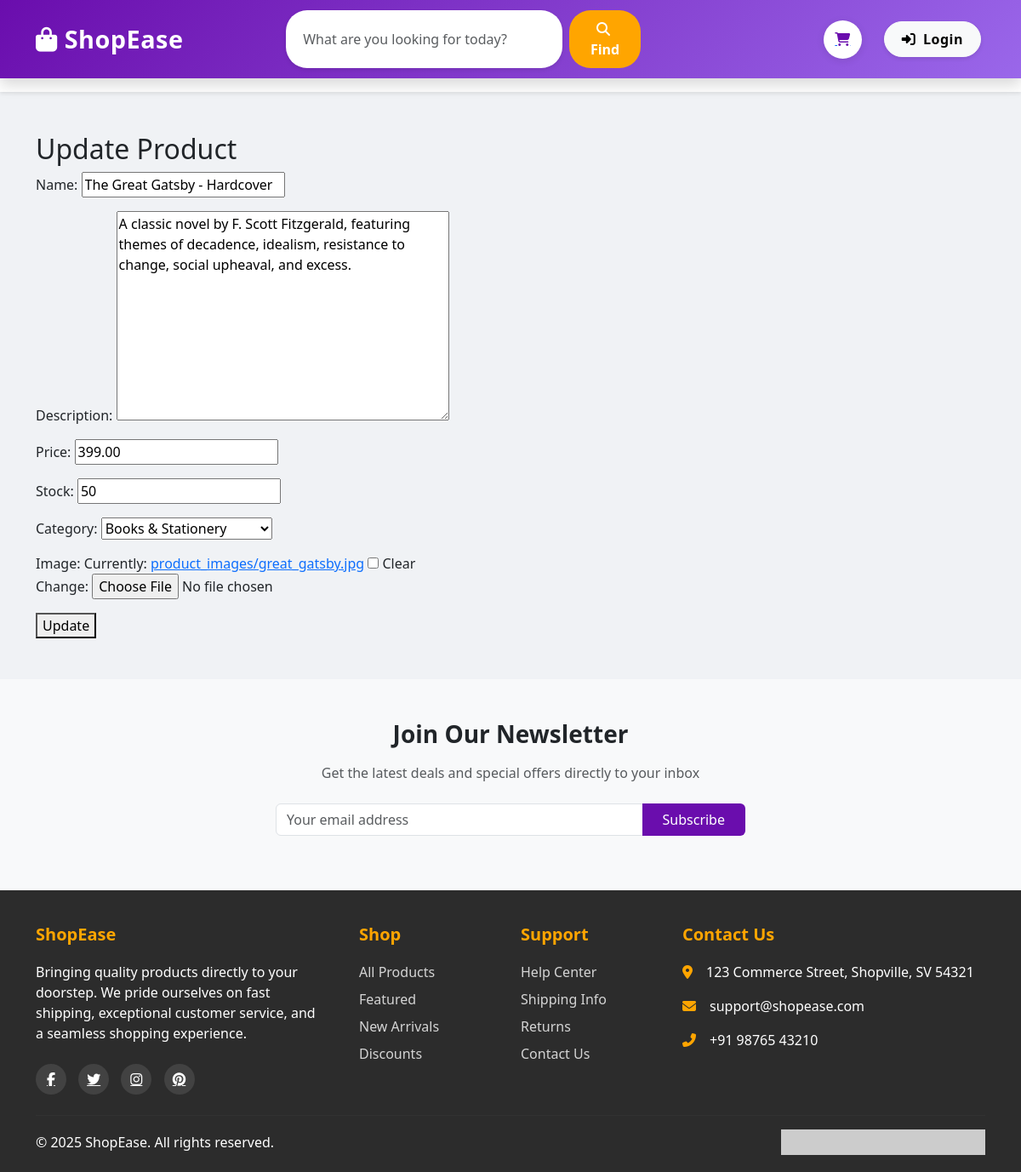
Screenshot of /product/25/update/ with the database file from the repository.
### product/models.py (models this page shows, shortened)
class Product(models.Model):
    name = models.CharField(max_length=100)
    description = models.TextField()
    price = models.DecimalField(max_digits=10, decimal_places=2)
    stock = models.PositiveIntegerField()
    category = models.ForeignKey(Category, on_delete=models.CASCADE, related_name='products')
    image = models.ImageField(upload_to='product_images', blank=True, null=True)
    created_at = models.DateTimeField(auto_now_add=True)
    is_featured = models.BooleanField(default=False)  # New: For highlighting on home page
    class Meta:
        ordering = ['-created_at']

class Category(models.Model):
    name = models.CharField(max_length=100)
    description = models.TextField(blank=True)
    image = models.ImageField(upload_to='categories/',blank=True, null=True)
    class Meta:
        verbose_name_plural = "Categories"
        ordering = ['name']
    def __str__(self):
        return self.name

### product/views.py (the view)
# urls.py: path('product/<int:pk>/update/', views.ProductUpdateView.as_view(), name='update_product'),
class ProductUpdateView(UpdateView):
    model = Product
    fields = ['name', 'description', 'price', 'stock', 'category', 'image']
    template_name = 'product/update_product.html'
    success_url = reverse_lazy('home')

### product/templates/product/update_product.html (shortened to what this page needs)
{% extends "base.html" %}
{% block content %}
<h2>Update Product</h2>
<form method="post" enctype="multipart/form-data">
  {{ form.as_p }}
  <button type="submit">Update</button>
</form>
{% endblock %}

### product/templates/base.html (style rules this page uses)
:root { --primary-color: #6A0DAD; --secondary-color: #9A67EA; --accent-color: #FFA500; --light-color: #F8F9FA; --dark-color: #2C2C2C; }
body { font-family: 'Segoe UI', Tahoma, Geneva, Verdana, sans-serif; background-color: #f0f2f5; }

### rows the page displays
Product: name "The Great Gatsby - Hardcover", description "A classic novel by F. Scott Fitzgerald, featuring themes of decadence, idealism, resistance to change, social upheaval, and excess.", price "399.00", stock "50", category "Books & Stationery"
